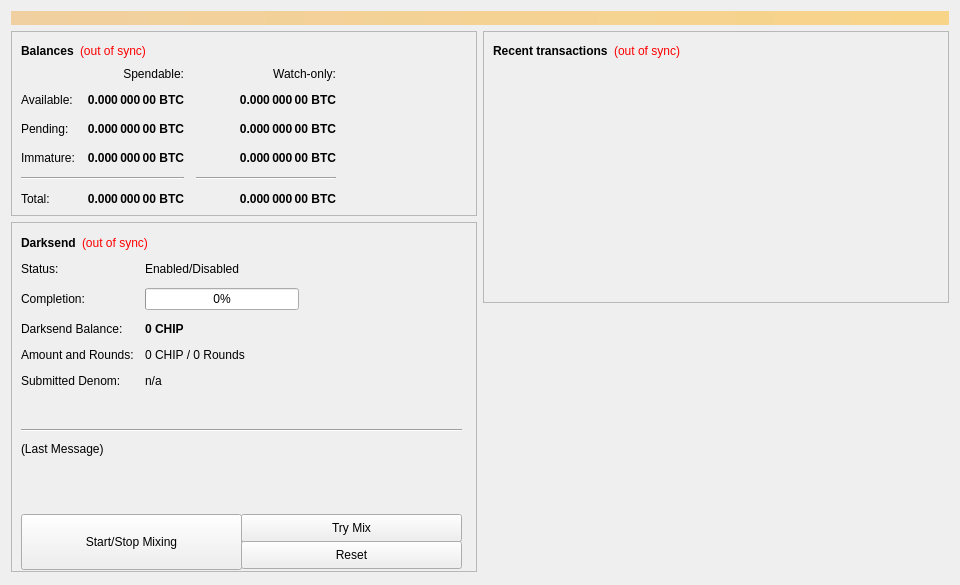
<?xml version="1.0" encoding="UTF-8"?>
<ui version="4.0">
 <class>OverviewPage</class>
 <widget class="QWidget" name="OverviewPage">
  <property name="geometry">
   <rect>
    <x>0</x>
    <y>0</y>
    <width>960</width>
    <height>585</height>
   </rect>
  </property>
  <property name="minimumSize">
   <size>
    <width>960</width>
    <height>0</height>
   </size>
  </property>
  <property name="windowTitle">
   <string>Form</string>
  </property>
  <layout class="QVBoxLayout" name="topLayout">
   <item>
    <widget class="QLabel" name="labelAlerts">
     <property name="visible">
      <bool>false</bool>
     </property>
     <property name="styleSheet">
      <string notr="true">background-color: qlineargradient(x1: 0, y1: 0, x2: 1, y2: 0, stop:0 #F0D0A0, stop:1 #F8D488); color:#000000;</string>
     </property>
     <property name="wordWrap">
      <bool>true</bool>
     </property>
     <property name="margin">
      <number>3</number>
     </property>
    </widget>
   </item>
   <item>
    <layout class="QHBoxLayout" name="horizontalLayout" stretch="1,1">
     <item>
      <layout class="QVBoxLayout" name="verticalLayout_2">
       <item>
        <widget class="QFrame" name="frame">
         <property name="frameShape">
          <enum>QFrame::StyledPanel</enum>
         </property>
         <property name="frameShadow">
          <enum>QFrame::Raised</enum>
         </property>
         <layout class="QVBoxLayout" name="verticalLayout_4">
          <item>
           <layout class="QHBoxLayout" name="horizontalLayout_4">
            <item>
             <widget class="QLabel" name="label_5">
              <property name="font">
               <font>
                <weight>75</weight>
                <bold>true</bold>
               </font>
              </property>
              <property name="text">
               <string>Balances</string>
              </property>
             </widget>
            </item>
            <item>
             <widget class="QLabel" name="labelWalletStatus">
              <property name="cursor">
               <cursorShape>WhatsThisCursor</cursorShape>
              </property>
              <property name="toolTip">
               <string>The displayed information may be out of date. Your wallet automatically synchronizes with the Gamblr network after a connection is established, but this process has not completed yet.</string>
              </property>
              <property name="styleSheet">
               <string notr="true">QLabel { color: red; }</string>
              </property>
              <property name="text">
               <string notr="true">(out of sync)</string>
              </property>
              <property name="alignment">
               <set>Qt::AlignLeading|Qt::AlignLeft|Qt::AlignVCenter</set>
              </property>
             </widget>
            </item>
            <item>
             <spacer name="horizontalSpacer_3">
              <property name="orientation">
               <enum>Qt::Horizontal</enum>
              </property>
              <property name="sizeHint" stdset="0">
               <size>
                <width>40</width>
                <height>20</height>
               </size>
              </property>
             </spacer>
            </item>
           </layout>
          </item>
          <item>
           <layout class="QGridLayout" name="gridLayout">
            <property name="spacing">
             <number>12</number>
            </property>
            <item row="2" column="2">
             <widget class="QLabel" name="labelWatchPending">
              <property name="font">
               <font>
                <weight>75</weight>
                <bold>true</bold>
               </font>
              </property>
              <property name="cursor">
               <cursorShape>IBeamCursor</cursorShape>
              </property>
              <property name="toolTip">
               <string>Unconfirmed transactions to watch-only addresses</string>
              </property>
              <property name="text">
               <string notr="true">0.000 000 00 BTC</string>
              </property>
              <property name="alignment">
               <set>Qt::AlignRight|Qt::AlignTrailing|Qt::AlignVCenter</set>
              </property>
              <property name="textInteractionFlags">
               <set>Qt::LinksAccessibleByMouse|Qt::TextSelectableByKeyboard|Qt::TextSelectableByMouse</set>
              </property>
             </widget>
            </item>
            <item row="2" column="1">
             <widget class="QLabel" name="labelUnconfirmed">
              <property name="font">
               <font>
                <weight>75</weight>
                <bold>true</bold>
               </font>
              </property>
              <property name="cursor">
               <cursorShape>IBeamCursor</cursorShape>
              </property>
              <property name="toolTip">
               <string>Total of transactions that have yet to be confirmed, and do not yet count toward the spendable balance</string>
              </property>
              <property name="text">
               <string notr="true">0.000 000 00 BTC</string>
              </property>
              <property name="alignment">
               <set>Qt::AlignRight|Qt::AlignTrailing|Qt::AlignVCenter</set>
              </property>
              <property name="textInteractionFlags">
               <set>Qt::LinksAccessibleByMouse|Qt::TextSelectableByKeyboard|Qt::TextSelectableByMouse</set>
              </property>
             </widget>
            </item>
            <item row="3" column="2">
             <widget class="QLabel" name="labelWatchImmature">
              <property name="font">
               <font>
                <weight>75</weight>
                <bold>true</bold>
               </font>
              </property>
              <property name="cursor">
               <cursorShape>IBeamCursor</cursorShape>
              </property>
              <property name="toolTip">
               <string>Mined balance in watch-only addresses that has not yet matured</string>
              </property>
              <property name="text">
               <string notr="true">0.000 000 00 BTC</string>
              </property>
              <property name="alignment">
               <set>Qt::AlignRight|Qt::AlignTrailing|Qt::AlignVCenter</set>
              </property>
              <property name="textInteractionFlags">
               <set>Qt::LinksAccessibleByMouse|Qt::TextSelectableByKeyboard|Qt::TextSelectableByMouse</set>
              </property>
             </widget>
            </item>
            <item row="4" column="0" colspan="2">
             <widget class="Line" name="lineSpendableBalance">
              <property name="orientation">
               <enum>Qt::Horizontal</enum>
              </property>
             </widget>
            </item>
            <item row="4" column="2">
             <widget class="Line" name="lineWatchBalance">
              <property name="sizePolicy">
               <sizepolicy hsizetype="Preferred" vsizetype="Fixed">
                <horstretch>0</horstretch>
                <verstretch>0</verstretch>
               </sizepolicy>
              </property>
              <property name="minimumSize">
               <size>
                <width>140</width>
                <height>0</height>
               </size>
              </property>
              <property name="orientation">
               <enum>Qt::Horizontal</enum>
              </property>
             </widget>
            </item>
            <item row="5" column="0">
             <widget class="QLabel" name="labelTotalText">
              <property name="text">
               <string>Total:</string>
              </property>
             </widget>
            </item>
            <item row="3" column="1">
             <widget class="QLabel" name="labelImmature">
              <property name="font">
               <font>
                <weight>75</weight>
                <bold>true</bold>
               </font>
              </property>
              <property name="cursor">
               <cursorShape>IBeamCursor</cursorShape>
              </property>
              <property name="toolTip">
               <string>Mined balance that has not yet matured</string>
              </property>
              <property name="text">
               <string notr="true">0.000 000 00 BTC</string>
              </property>
              <property name="alignment">
               <set>Qt::AlignRight|Qt::AlignTrailing|Qt::AlignVCenter</set>
              </property>
              <property name="textInteractionFlags">
               <set>Qt::LinksAccessibleByMouse|Qt::TextSelectableByKeyboard|Qt::TextSelectableByMouse</set>
              </property>
             </widget>
            </item>
            <item row="2" column="3">
             <spacer name="horizontalSpacer_2">
              <property name="orientation">
               <enum>Qt::Horizontal</enum>
              </property>
              <property name="sizeHint" stdset="0">
               <size>
                <width>40</width>
                <height>20</height>
               </size>
              </property>
             </spacer>
            </item>
            <item row="3" column="0">
             <widget class="QLabel" name="labelImmatureText">
              <property name="text">
               <string>Immature:</string>
              </property>
             </widget>
            </item>
            <item row="5" column="1">
             <widget class="QLabel" name="labelTotal">
              <property name="font">
               <font>
                <weight>75</weight>
                <bold>true</bold>
               </font>
              </property>
              <property name="cursor">
               <cursorShape>IBeamCursor</cursorShape>
              </property>
              <property name="toolTip">
               <string>Your current total balance</string>
              </property>
              <property name="text">
               <string notr="true">0.000 000 00 BTC</string>
              </property>
              <property name="alignment">
               <set>Qt::AlignRight|Qt::AlignTrailing|Qt::AlignVCenter</set>
              </property>
              <property name="textInteractionFlags">
               <set>Qt::LinksAccessibleByMouse|Qt::TextSelectableByKeyboard|Qt::TextSelectableByMouse</set>
              </property>
             </widget>
            </item>
            <item row="5" column="2">
             <widget class="QLabel" name="labelWatchTotal">
              <property name="font">
               <font>
                <weight>75</weight>
                <bold>true</bold>
               </font>
              </property>
              <property name="cursor">
               <cursorShape>IBeamCursor</cursorShape>
              </property>
              <property name="toolTip">
               <string>Current total balance in watch-only addresses</string>
              </property>
              <property name="text">
               <string notr="true">0.000 000 00 BTC</string>
              </property>
              <property name="alignment">
               <set>Qt::AlignRight|Qt::AlignTrailing|Qt::AlignVCenter</set>
              </property>
              <property name="textInteractionFlags">
               <set>Qt::LinksAccessibleByMouse|Qt::TextSelectableByKeyboard|Qt::TextSelectableByMouse</set>
              </property>
             </widget>
            </item>
            <item row="0" column="2">
             <widget class="QLabel" name="labelWatchonly">
              <property name="text">
               <string>Watch-only:</string>
              </property>
              <property name="alignment">
               <set>Qt::AlignRight|Qt::AlignTrailing|Qt::AlignVCenter</set>
              </property>
             </widget>
            </item>
            <item row="1" column="0">
             <widget class="QLabel" name="labelBalanceText">
              <property name="text">
               <string>Available:</string>
              </property>
             </widget>
            </item>
            <item row="1" column="1">
             <widget class="QLabel" name="labelBalance">
              <property name="font">
               <font>
                <weight>75</weight>
                <bold>true</bold>
               </font>
              </property>
              <property name="cursor">
               <cursorShape>IBeamCursor</cursorShape>
              </property>
              <property name="toolTip">
               <string>Your current spendable balance</string>
              </property>
              <property name="text">
               <string notr="true">0.000 000 00 BTC</string>
              </property>
              <property name="alignment">
               <set>Qt::AlignRight|Qt::AlignTrailing|Qt::AlignVCenter</set>
              </property>
              <property name="textInteractionFlags">
               <set>Qt::LinksAccessibleByMouse|Qt::TextSelectableByKeyboard|Qt::TextSelectableByMouse</set>
              </property>
             </widget>
            </item>
            <item row="1" column="2">
             <widget class="QLabel" name="labelWatchAvailable">
              <property name="font">
               <font>
                <weight>75</weight>
                <bold>true</bold>
               </font>
              </property>
              <property name="cursor">
               <cursorShape>IBeamCursor</cursorShape>
              </property>
              <property name="toolTip">
               <string>Your current balance in watch-only addresses</string>
              </property>
              <property name="text">
               <string notr="true">0.000 000 00 BTC</string>
              </property>
              <property name="alignment">
               <set>Qt::AlignRight|Qt::AlignTrailing|Qt::AlignVCenter</set>
              </property>
              <property name="textInteractionFlags">
               <set>Qt::LinksAccessibleByMouse|Qt::TextSelectableByKeyboard|Qt::TextSelectableByMouse</set>
              </property>
             </widget>
            </item>
            <item row="2" column="0">
             <widget class="QLabel" name="labelPendingText">
              <property name="text">
               <string>Pending:</string>
              </property>
             </widget>
            </item>
            <item row="0" column="1">
             <widget class="QLabel" name="labelSpendable">
              <property name="text">
               <string>Spendable:</string>
              </property>
              <property name="alignment">
               <set>Qt::AlignRight|Qt::AlignTrailing|Qt::AlignVCenter</set>
              </property>
             </widget>
            </item>
           </layout>
          </item>
         </layout>
        </widget>
       </item>
       <item>
        <widget class="QFrame" name="frameDarksend">
         <property name="minimumSize">
          <size>
           <width>0</width>
           <height>350</height>
          </size>
         </property>
         <property name="layoutDirection">
          <enum>Qt::LeftToRight</enum>
         </property>
         <property name="frameShape">
          <enum>QFrame::StyledPanel</enum>
         </property>
         <property name="frameShadow">
          <enum>QFrame::Raised</enum>
         </property>
         <widget class="QWidget" name="formLayoutWidget">
          <property name="geometry">
           <rect>
            <x>10</x>
            <y>40</y>
            <width>451</width>
            <height>161</height>
           </rect>
          </property>
          <layout class="QFormLayout" name="formLayout">
           <property name="fieldGrowthPolicy">
            <enum>QFormLayout::AllNonFixedFieldsGrow</enum>
           </property>
           <property name="horizontalSpacing">
            <number>11</number>
           </property>
           <property name="verticalSpacing">
            <number>12</number>
           </property>
           <item row="0" column="0">
            <widget class="QLabel" name="label_6">
             <property name="text">
              <string>Status:</string>
             </property>
            </widget>
           </item>
           <item row="1" column="0">
            <widget class="QLabel" name="label_7">
             <property name="text">
              <string>Completion:</string>
             </property>
            </widget>
           </item>
           <item row="1" column="1">
            <widget class="QProgressBar" name="darksendProgress">
             <property name="maximumSize">
              <size>
               <width>154</width>
               <height>16777215</height>
              </size>
             </property>
             <property name="value">
              <number>0</number>
             </property>
            </widget>
           </item>
           <item row="2" column="0">
            <widget class="QLabel" name="labelAnonymizedText">
             <property name="text">
              <string>Darksend Balance:</string>
             </property>
            </widget>
           </item>
           <item row="2" column="1">
            <widget class="QLabel" name="labelAnonymized">
             <property name="font">
              <font>
               <weight>75</weight>
               <bold>true</bold>
              </font>
             </property>
             <property name="text">
              <string notr="true">0 CHIP</string>
             </property>
            </widget>
           </item>
           <item row="3" column="0">
            <widget class="QLabel" name="label_8">
             <property name="text">
              <string>Amount and Rounds:</string>
             </property>
            </widget>
           </item>
           <item row="3" column="1">
            <widget class="QLabel" name="labelAmountRounds">
             <property name="text">
              <string>0 CHIP / 0 Rounds</string>
             </property>
            </widget>
           </item>
           <item row="4" column="0">
            <widget class="QLabel" name="label_9">
             <property name="text">
              <string>Submitted Denom:</string>
             </property>
            </widget>
           </item>
           <item row="4" column="1">
            <widget class="QLabel" name="labelSubmittedDenom">
             <property name="toolTip">
              <string>The denominations you submitted to the Masternode.&lt;br&gt;To mix, other users must submit the exact same denominations.</string>
             </property>
             <property name="text">
              <string>n/a</string>
             </property>
            </widget>
           </item>
           <item row="0" column="1">
            <widget class="QLabel" name="darksendEnabled">
             <property name="text">
              <string>Enabled/Disabled</string>
             </property>
            </widget>
           </item>
          </layout>
         </widget>
         <widget class="QPushButton" name="runAutoDenom">
          <property name="geometry">
           <rect>
            <x>251</x>
            <y>17</y>
            <width>1</width>
            <height>1</height>
           </rect>
          </property>
          <property name="palette">
           <palette>
            <active>
             <colorrole role="WindowText">
              <brush brushstyle="SolidPattern">
               <color alpha="255">
                <red>0</red>
                <green>0</green>
                <blue>0</blue>
               </color>
              </brush>
             </colorrole>
             <colorrole role="Button">
              <brush brushstyle="SolidPattern">
               <color alpha="255">
                <red>239</red>
                <green>238</green>
                <blue>238</blue>
               </color>
              </brush>
             </colorrole>
             <colorrole role="Light">
              <brush brushstyle="SolidPattern">
               <color alpha="255">
                <red>255</red>
                <green>255</green>
                <blue>255</blue>
               </color>
              </brush>
             </colorrole>
             <colorrole role="Midlight">
              <brush brushstyle="SolidPattern">
               <color alpha="255">
                <red>247</red>
                <green>246</green>
                <blue>246</blue>
               </color>
              </brush>
             </colorrole>
             <colorrole role="Dark">
              <brush brushstyle="SolidPattern">
               <color alpha="255">
                <red>119</red>
                <green>119</green>
                <blue>119</blue>
               </color>
              </brush>
             </colorrole>
             <colorrole role="Mid">
              <brush brushstyle="SolidPattern">
               <color alpha="255">
                <red>159</red>
                <green>159</green>
                <blue>159</blue>
               </color>
              </brush>
             </colorrole>
             <colorrole role="Text">
              <brush brushstyle="SolidPattern">
               <color alpha="255">
                <red>0</red>
                <green>0</green>
                <blue>0</blue>
               </color>
              </brush>
             </colorrole>
             <colorrole role="BrightText">
              <brush brushstyle="SolidPattern">
               <color alpha="255">
                <red>255</red>
                <green>255</green>
                <blue>255</blue>
               </color>
              </brush>
             </colorrole>
             <colorrole role="ButtonText">
              <brush brushstyle="SolidPattern">
               <color alpha="255">
                <red>0</red>
                <green>0</green>
                <blue>0</blue>
               </color>
              </brush>
             </colorrole>
             <colorrole role="Base">
              <brush brushstyle="SolidPattern">
               <color alpha="255">
                <red>255</red>
                <green>255</green>
                <blue>255</blue>
               </color>
              </brush>
             </colorrole>
             <colorrole role="Window">
              <brush brushstyle="SolidPattern">
               <color alpha="255">
                <red>239</red>
                <green>238</green>
                <blue>238</blue>
               </color>
              </brush>
             </colorrole>
             <colorrole role="Shadow">
              <brush brushstyle="SolidPattern">
               <color alpha="255">
                <red>0</red>
                <green>0</green>
                <blue>0</blue>
               </color>
              </brush>
             </colorrole>
             <colorrole role="AlternateBase">
              <brush brushstyle="SolidPattern">
               <color alpha="255">
                <red>247</red>
                <green>246</green>
                <blue>246</blue>
               </color>
              </brush>
             </colorrole>
             <colorrole role="ToolTipBase">
              <brush brushstyle="SolidPattern">
               <color alpha="255">
                <red>255</red>
                <green>255</green>
                <blue>220</blue>
               </color>
              </brush>
             </colorrole>
             <colorrole role="ToolTipText">
              <brush brushstyle="SolidPattern">
               <color alpha="255">
                <red>0</red>
                <green>0</green>
                <blue>0</blue>
               </color>
              </brush>
             </colorrole>
            </active>
            <inactive>
             <colorrole role="WindowText">
              <brush brushstyle="SolidPattern">
               <color alpha="255">
                <red>0</red>
                <green>0</green>
                <blue>0</blue>
               </color>
              </brush>
             </colorrole>
             <colorrole role="Button">
              <brush brushstyle="SolidPattern">
               <color alpha="255">
                <red>239</red>
                <green>238</green>
                <blue>238</blue>
               </color>
              </brush>
             </colorrole>
             <colorrole role="Light">
              <brush brushstyle="SolidPattern">
               <color alpha="255">
                <red>255</red>
                <green>255</green>
                <blue>255</blue>
               </color>
              </brush>
             </colorrole>
             <colorrole role="Midlight">
              <brush brushstyle="SolidPattern">
               <color alpha="255">
                <red>247</red>
                <green>246</green>
                <blue>246</blue>
               </color>
              </brush>
             </colorrole>
             <colorrole role="Dark">
              <brush brushstyle="SolidPattern">
               <color alpha="255">
                <red>119</red>
                <green>119</green>
                <blue>119</blue>
               </color>
              </brush>
             </colorrole>
             <colorrole role="Mid">
              <brush brushstyle="SolidPattern">
               <color alpha="255">
                <red>159</red>
                <green>159</green>
                <blue>159</blue>
               </color>
              </brush>
             </colorrole>
             <colorrole role="Text">
              <brush brushstyle="SolidPattern">
               <color alpha="255">
                <red>0</red>
                <green>0</green>
                <blue>0</blue>
               </color>
              </brush>
             </colorrole>
             <colorrole role="BrightText">
              <brush brushstyle="SolidPattern">
               <color alpha="255">
                <red>255</red>
                <green>255</green>
                <blue>255</blue>
               </color>
              </brush>
             </colorrole>
             <colorrole role="ButtonText">
              <brush brushstyle="SolidPattern">
               <color alpha="255">
                <red>0</red>
                <green>0</green>
                <blue>0</blue>
               </color>
              </brush>
             </colorrole>
             <colorrole role="Base">
              <brush brushstyle="SolidPattern">
               <color alpha="255">
                <red>255</red>
                <green>255</green>
                <blue>255</blue>
               </color>
              </brush>
             </colorrole>
             <colorrole role="Window">
              <brush brushstyle="SolidPattern">
               <color alpha="255">
                <red>239</red>
                <green>238</green>
                <blue>238</blue>
               </color>
              </brush>
             </colorrole>
             <colorrole role="Shadow">
              <brush brushstyle="SolidPattern">
               <color alpha="255">
                <red>0</red>
                <green>0</green>
                <blue>0</blue>
               </color>
              </brush>
             </colorrole>
             <colorrole role="AlternateBase">
              <brush brushstyle="SolidPattern">
               <color alpha="255">
                <red>247</red>
                <green>246</green>
                <blue>246</blue>
               </color>
              </brush>
             </colorrole>
             <colorrole role="ToolTipBase">
              <brush brushstyle="SolidPattern">
               <color alpha="255">
                <red>255</red>
                <green>255</green>
                <blue>220</blue>
               </color>
              </brush>
             </colorrole>
             <colorrole role="ToolTipText">
              <brush brushstyle="SolidPattern">
               <color alpha="255">
                <red>0</red>
                <green>0</green>
                <blue>0</blue>
               </color>
              </brush>
             </colorrole>
            </inactive>
            <disabled>
             <colorrole role="WindowText">
              <brush brushstyle="SolidPattern">
               <color alpha="255">
                <red>119</red>
                <green>119</green>
                <blue>119</blue>
               </color>
              </brush>
             </colorrole>
             <colorrole role="Button">
              <brush brushstyle="SolidPattern">
               <color alpha="255">
                <red>239</red>
                <green>238</green>
                <blue>238</blue>
               </color>
              </brush>
             </colorrole>
             <colorrole role="Light">
              <brush brushstyle="SolidPattern">
               <color alpha="255">
                <red>255</red>
                <green>255</green>
                <blue>255</blue>
               </color>
              </brush>
             </colorrole>
             <colorrole role="Midlight">
              <brush brushstyle="SolidPattern">
               <color alpha="255">
                <red>247</red>
                <green>246</green>
                <blue>246</blue>
               </color>
              </brush>
             </colorrole>
             <colorrole role="Dark">
              <brush brushstyle="SolidPattern">
               <color alpha="255">
                <red>119</red>
                <green>119</green>
                <blue>119</blue>
               </color>
              </brush>
             </colorrole>
             <colorrole role="Mid">
              <brush brushstyle="SolidPattern">
               <color alpha="255">
                <red>159</red>
                <green>159</green>
                <blue>159</blue>
               </color>
              </brush>
             </colorrole>
             <colorrole role="Text">
              <brush brushstyle="SolidPattern">
               <color alpha="255">
                <red>119</red>
                <green>119</green>
                <blue>119</blue>
               </color>
              </brush>
             </colorrole>
             <colorrole role="BrightText">
              <brush brushstyle="SolidPattern">
               <color alpha="255">
                <red>255</red>
                <green>255</green>
                <blue>255</blue>
               </color>
              </brush>
             </colorrole>
             <colorrole role="ButtonText">
              <brush brushstyle="SolidPattern">
               <color alpha="255">
                <red>119</red>
                <green>119</green>
                <blue>119</blue>
               </color>
              </brush>
             </colorrole>
             <colorrole role="Base">
              <brush brushstyle="SolidPattern">
               <color alpha="255">
                <red>239</red>
                <green>238</green>
                <blue>238</blue>
               </color>
              </brush>
             </colorrole>
             <colorrole role="Window">
              <brush brushstyle="SolidPattern">
               <color alpha="255">
                <red>239</red>
                <green>238</green>
                <blue>238</blue>
               </color>
              </brush>
             </colorrole>
             <colorrole role="Shadow">
              <brush brushstyle="SolidPattern">
               <color alpha="255">
                <red>0</red>
                <green>0</green>
                <blue>0</blue>
               </color>
              </brush>
             </colorrole>
             <colorrole role="AlternateBase">
              <brush brushstyle="SolidPattern">
               <color alpha="255">
                <red>239</red>
                <green>238</green>
                <blue>238</blue>
               </color>
              </brush>
             </colorrole>
             <colorrole role="ToolTipBase">
              <brush brushstyle="SolidPattern">
               <color alpha="255">
                <red>255</red>
                <green>255</green>
                <blue>220</blue>
               </color>
              </brush>
             </colorrole>
             <colorrole role="ToolTipText">
              <brush brushstyle="SolidPattern">
               <color alpha="255">
                <red>0</red>
                <green>0</green>
                <blue>0</blue>
               </color>
              </brush>
             </colorrole>
            </disabled>
           </palette>
          </property>
          <property name="focusPolicy">
           <enum>Qt::NoFocus</enum>
          </property>
          <property name="autoFillBackground">
           <bool>true</bool>
          </property>
          <property name="text">
           <string/>
          </property>
          <property name="flat">
           <bool>true</bool>
          </property>
         </widget>
         <widget class="QPushButton" name="toggleDarksend">
          <property name="geometry">
           <rect>
            <x>10</x>
            <y>292</y>
            <width>221</width>
            <height>56</height>
           </rect>
          </property>
          <property name="sizePolicy">
           <sizepolicy hsizetype="MinimumExpanding" vsizetype="Fixed">
            <horstretch>0</horstretch>
            <verstretch>0</verstretch>
           </sizepolicy>
          </property>
          <property name="text">
           <string>Start/Stop Mixing</string>
          </property>
         </widget>
         <widget class="Line" name="lineLastMessage">
          <property name="geometry">
           <rect>
            <x>10</x>
            <y>200</y>
            <width>441</width>
            <height>16</height>
           </rect>
          </property>
          <property name="orientation">
           <enum>Qt::Horizontal</enum>
          </property>
         </widget>
         <widget class="QLabel" name="darksendStatus">
          <property name="geometry">
           <rect>
            <x>10</x>
            <y>220</y>
            <width>451</width>
            <height>61</height>
           </rect>
          </property>
          <property name="minimumSize">
           <size>
            <width>288</width>
            <height>43</height>
           </size>
          </property>
          <property name="text">
           <string>(Last Message)</string>
          </property>
          <property name="alignment">
           <set>Qt::AlignLeading|Qt::AlignLeft|Qt::AlignTop</set>
          </property>
          <property name="wordWrap">
           <bool>true</bool>
          </property>
         </widget>
         <widget class="QPushButton" name="darksendAuto">
          <property name="geometry">
           <rect>
            <x>230</x>
            <y>292</y>
            <width>221</width>
            <height>28</height>
           </rect>
          </property>
          <property name="sizePolicy">
           <sizepolicy hsizetype="MinimumExpanding" vsizetype="Fixed">
            <horstretch>0</horstretch>
            <verstretch>0</verstretch>
           </sizepolicy>
          </property>
          <property name="toolTip">
           <string>Try to manually submit a Darksend request.</string>
          </property>
          <property name="text">
           <string>Try Mix</string>
          </property>
         </widget>
         <widget class="QPushButton" name="darksendReset">
          <property name="geometry">
           <rect>
            <x>230</x>
            <y>319</y>
            <width>221</width>
            <height>28</height>
           </rect>
          </property>
          <property name="sizePolicy">
           <sizepolicy hsizetype="MinimumExpanding" vsizetype="Fixed">
            <horstretch>0</horstretch>
            <verstretch>0</verstretch>
           </sizepolicy>
          </property>
          <property name="toolTip">
           <string>Reset the current status of Darksend (can interrupt Darksend if it's in the process of Mixing, which can cost you money!)</string>
          </property>
          <property name="autoFillBackground">
           <bool>false</bool>
          </property>
          <property name="text">
           <string>Reset</string>
          </property>
         </widget>
         <widget class="QWidget" name="layoutWidget">
          <property name="geometry">
           <rect>
            <x>10</x>
            <y>10</y>
            <width>431</width>
            <height>22</height>
           </rect>
          </property>
          <layout class="QHBoxLayout" name="horizontalLayout_5">
           <item>
            <widget class="QLabel" name="label_2">
             <property name="font">
              <font>
               <weight>75</weight>
               <bold>true</bold>
              </font>
             </property>
             <property name="text">
              <string>Darksend</string>
             </property>
            </widget>
           </item>
           <item>
            <widget class="QLabel" name="labelDarksendSyncStatus">
             <property name="toolTip">
              <string>The displayed information may be out of date. Your wallet automatically synchronizes with the Gamblr network after a connection is established, but this process has not completed yet.</string>
             </property>
             <property name="styleSheet">
              <string notr="true">QLabel { color: red; }</string>
             </property>
             <property name="text">
              <string notr="true">(out of sync)</string>
             </property>
             <property name="alignment">
              <set>Qt::AlignLeading|Qt::AlignLeft|Qt::AlignVCenter</set>
             </property>
            </widget>
           </item>
           <item>
            <spacer name="horizontalSpacer_4">
             <property name="orientation">
              <enum>Qt::Horizontal</enum>
             </property>
             <property name="sizeHint" stdset="0">
              <size>
               <width>40</width>
               <height>20</height>
              </size>
             </property>
            </spacer>
           </item>
          </layout>
         </widget>
        </widget>
       </item>
       <item>
        <spacer name="verticalSpacer">
         <property name="orientation">
          <enum>Qt::Vertical</enum>
         </property>
         <property name="sizeHint" stdset="0">
          <size>
           <width>20</width>
           <height>40</height>
          </size>
         </property>
        </spacer>
       </item>
      </layout>
     </item>
     <item>
      <layout class="QVBoxLayout" name="verticalLayout_3">
       <item>
        <widget class="QFrame" name="frame_2">
         <property name="frameShape">
          <enum>QFrame::StyledPanel</enum>
         </property>
         <property name="frameShadow">
          <enum>QFrame::Raised</enum>
         </property>
         <layout class="QVBoxLayout" name="verticalLayout">
          <item>
           <layout class="QHBoxLayout" name="horizontalLayout_2">
            <item>
             <widget class="QLabel" name="label_4">
              <property name="font">
               <font>
                <weight>75</weight>
                <bold>true</bold>
               </font>
              </property>
              <property name="text">
               <string>Recent transactions</string>
              </property>
             </widget>
            </item>
            <item>
             <widget class="QLabel" name="labelTransactionsStatus">
              <property name="cursor">
               <cursorShape>WhatsThisCursor</cursorShape>
              </property>
              <property name="toolTip">
               <string>The displayed information may be out of date. Your wallet automatically synchronizes with the Gamblr network after a connection is established, but this process has not completed yet.</string>
              </property>
              <property name="styleSheet">
               <string notr="true">QLabel { color: red; }</string>
              </property>
              <property name="text">
               <string notr="true">(out of sync)</string>
              </property>
              <property name="alignment">
               <set>Qt::AlignRight|Qt::AlignTrailing|Qt::AlignVCenter</set>
              </property>
             </widget>
            </item>
            <item>
             <spacer name="horizontalSpacer">
              <property name="orientation">
               <enum>Qt::Horizontal</enum>
              </property>
              <property name="sizeHint" stdset="0">
               <size>
                <width>40</width>
                <height>20</height>
               </size>
              </property>
             </spacer>
            </item>
           </layout>
          </item>
          <item>
           <widget class="QListView" name="listTransactions">
            <property name="styleSheet">
             <string notr="true">QListView { background: transparent; }</string>
            </property>
            <property name="frameShape">
             <enum>QFrame::NoFrame</enum>
            </property>
            <property name="verticalScrollBarPolicy">
             <enum>Qt::ScrollBarAlwaysOff</enum>
            </property>
            <property name="horizontalScrollBarPolicy">
             <enum>Qt::ScrollBarAlwaysOff</enum>
            </property>
            <property name="selectionMode">
             <enum>QAbstractItemView::NoSelection</enum>
            </property>
           </widget>
          </item>
         </layout>
        </widget>
       </item>
       <item>
        <spacer name="verticalSpacer_2">
         <property name="orientation">
          <enum>Qt::Vertical</enum>
         </property>
         <property name="sizeHint" stdset="0">
          <size>
           <width>20</width>
           <height>40</height>
          </size>
         </property>
        </spacer>
       </item>
      </layout>
     </item>
    </layout>
   </item>
  </layout>
 </widget>
 <resources/>
 <connections/>
</ui>
